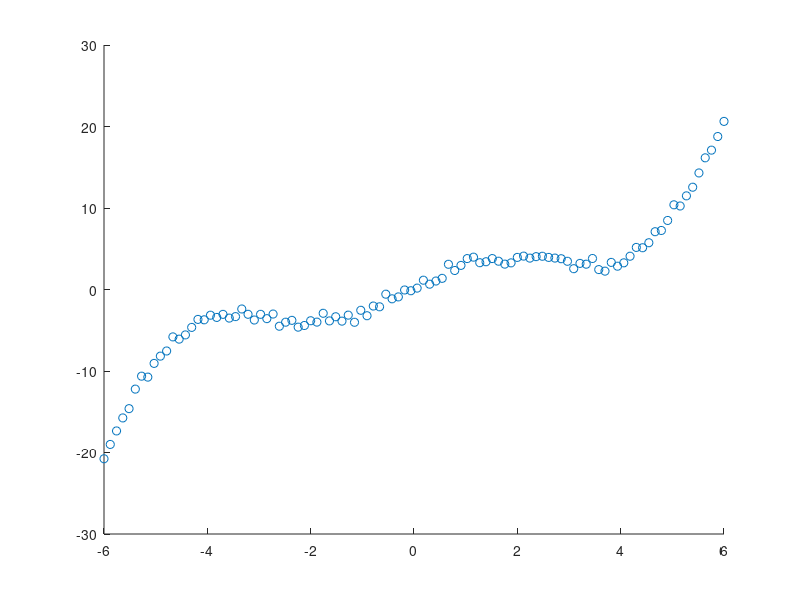

MATLAB code for this plot: (Note: this script raises an error after producing the figure.)
%% Get some data
x = linspace(-6,6,100)';
y = 35*sin(x) + x.^3 + randn(size(x))*5;
y = y ./ 10;
scatter(x,y)

nparam = 25;
%% PLS fit using FD smoothness matrx
[b, X, best_lam k] = GCV_PLS(x, y, nparam, 100, 1, 0);

%% PLS fit using analytic smoothness matrix
[b_a, X_a, best_lam_a, k_a] = GCV_PLS(x, y, nparam, 100, 1, 1);

%% Plot both fits
figure(); hold on;
title("PLS Fits");
scatter(x, y, 'DisplayName', 'Data');
plot(x, X * b, 'DisplayName', 'FD Smoothenss Matrix');
plot(x, X_a * b_a, 'DisplayName', 'Analytic Smoothenss Matrix');
legend();